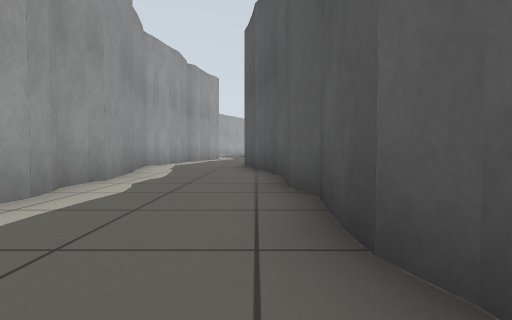
view 1 (above)

12 first-person views from a walk through a Gazebo world. The camera is 0.5 m above the floor, tilts 2° down and sees 80° across. The floor is counted in squares, 1 m on a side. Each view is taken from the middle of a square. On the plan, view 1 faces up. The plan holds only what a view shows up to about 9 squares ahead; the rest is blank. The place goes on beyond the plan.

view 2
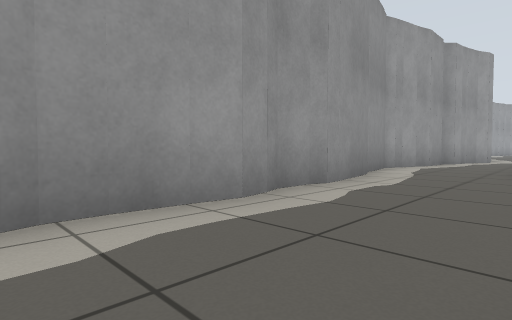

view 3
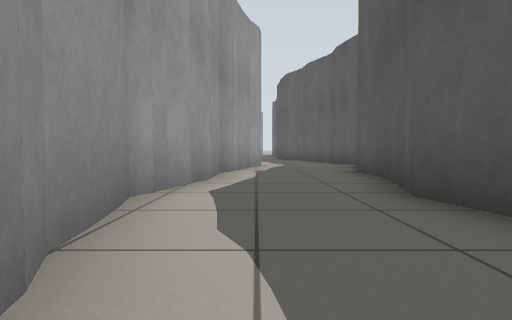

view 4
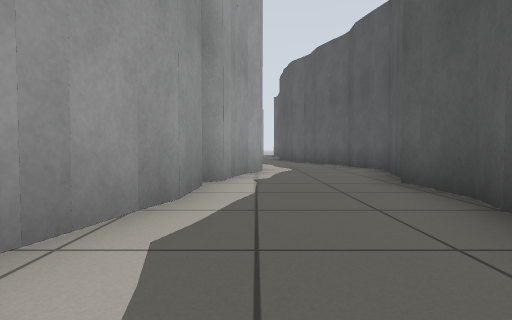

view 5
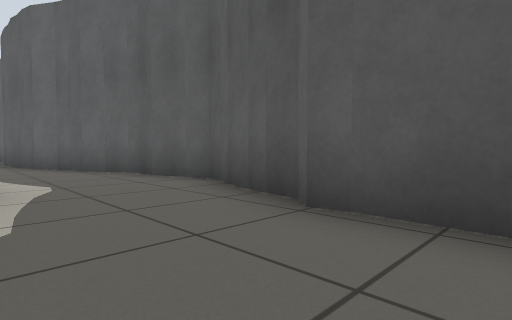

view 6
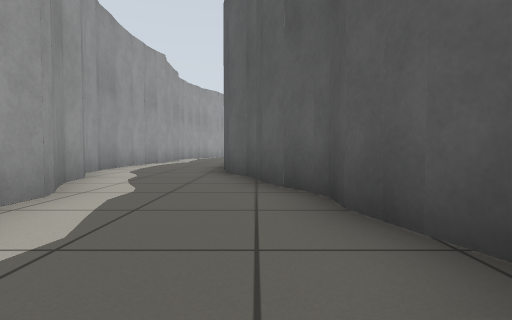

view 7
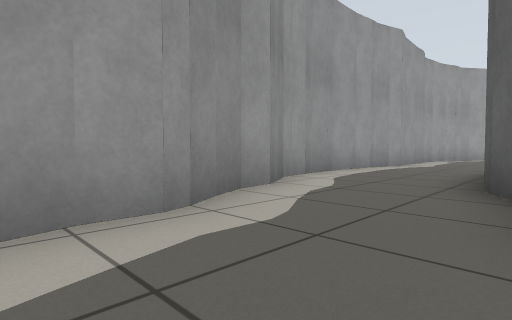

view 8
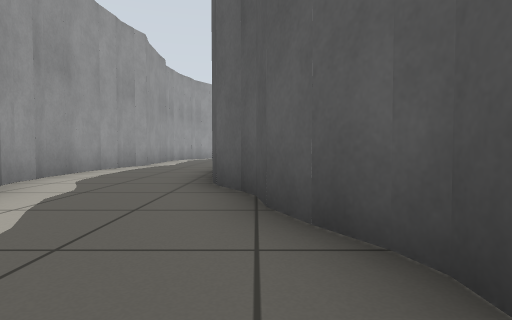

view 9
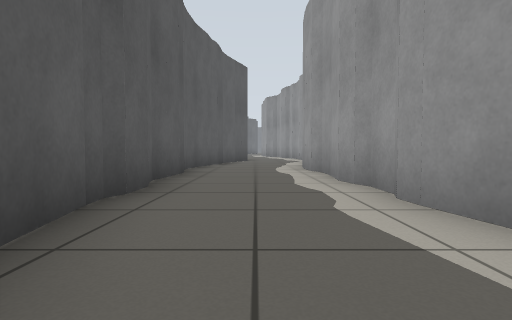

view 10
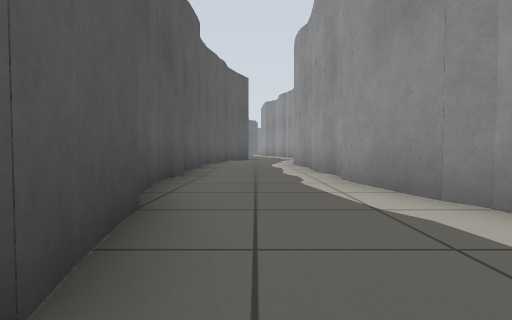

view 11
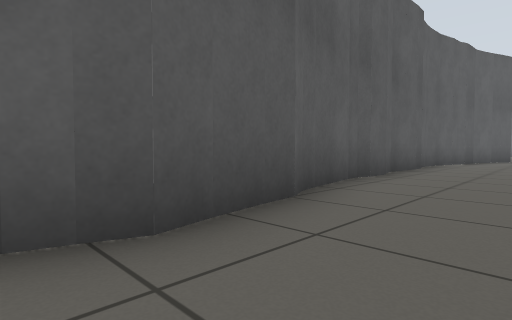

view 12
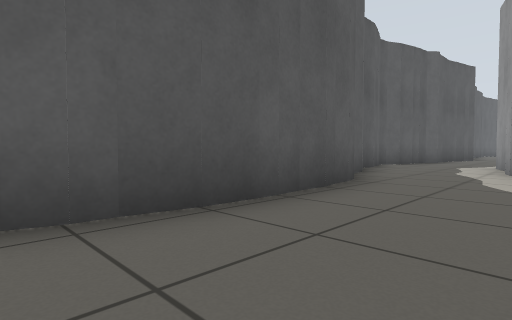

### Floor plan
Points are (right, up) in squares from view 1. A wall is a line through its corners. A room is listed if a view was taken in it or the views show most of it. See-through windows are left out.
Room 1 (views 1, 2)
walls: (-2.3, 1.1) (-2.2, 0.1); (0.4, 1.3) (0.5, 2.6); (-2.2, 0.2) (-2.3, -0.3); (-2.5, 1.5) (-2.3, 0.9); (0.9, 0.3) (0.8, 1); (-2.5, 2.6) (-2.5, 1.4); (0.6, 2.5) (0.7, 3.2); (0.5, -1.1) (0.7, -0.6) (0.8, 0.7) (0.5, 1.4); (0.5, 3.1) (0.4, 3.7); (-2.3, 3.3) (-2.4, 2.5)
ways out: opening at (-1, 4) to room 2
Room 2 (views 3, 4, 5, 9, 10, 11)
walls: (0, 7.9) (-0.3, 9.2) (-0.1, 9.9); (0.2, 7) (0, 7.4) (-0.1, 8); (-2.8, 7.2) (-2.4, 5) (-2.5, 4.8) (-2.5, 3.8) (-2.3, 3.3); (0, 9.7) (0.1, 10.6); (-3, 7.5) (-2.8, 6.9); (0.1, 10.4) (0.3, 11) (0.3, 12.3); (-3.2, 9.6) (-3.4, 9.1); (0.5, 4.9) (0.5, 5.4); (-2.8, 11.1) (-3.2, 9.5) (-2.8, 7.4); (-2.7, 4.7) (-2.7, 4); (0.4, 4.5) (0.7, 5.2) (0.2, 7.1); (0.2, 3.9) (0.2, 4.6); (0.3, 12.1) (0.2, 12.5); (-2.6, 12.2) (-2.6, 11); (-2.4, 3.7) (-2.3, 3.1); (-2.5, 12.9) (-2.9, 12.5)
ways out: opening at (-1, 4) to room 1; opening at (-1, 13) to room 3
Room 3 (views 6, 7, 8)
walls: (-1.8, 15.1) (-2.2, 13.7); (-2.3, 16.7) (-1.8, 15) (-2.2, 14.3); (-2.5, 17.5) (-2.4, 17); (0.4, 17.9) (0.1, 18.6); (1.1, 14.8) (1.1, 15.3); (-2.3, 13.9) (-2.4, 13.4); (-2.6, 18.1) (-2.2, 17.3) (-2.2, 16.5); (0.1, 18.5) (0, 19.3) (-0.2, 19.7); (0.6, 13.7) (0.8, 14.4) (1.2, 15.1) (0.7, 16.5) (0.8, 17.3) (0.3, 18.1); (-2.3, 13.3) (-2.4, 12.7); (0.2, 12.5) (0.5, 12.9) (0.6, 13.8)
ways out: opening at (-1, 13) to room 2; opening at (-2, 19) to room 4
Room 4 (view 12)
walls: (-0.8, 21.9) (-0.8, 22.6); (-0.8, 21.4) (-0.8, 24.5); (-0.7, 21.1) (-0.8, 21.5); (-3.8, 22.5) (-3.6, 20.4) (-3.2, 19.7) (-3, 19.3) (-2.9, 18.6); (-0.8, 23.5) (-0.7, 24.2); (-3.9, 21.5) (-3.7, 21); (-0.6, 20.6) (-0.7, 21.2); (-3.6, 20.6) (-3.5, 20.1); (-0.5, 20.2) (-0.6, 20.7); (-3.8, 23.6) (-3.8, 21.4); (-3.7, 24.2) (-3.8, 23.4); (-0.2, 19.6) (-0.6, 20.3); (-3.7, 24.6) (-3.7, 24.1); (-2.9, 18.7) (-2.6, 18); (-3.4, 25.5) (-3.7, 24.4)
ways out: opening at (-2, 19) to room 3

Where each view was taken, in squares from view 1:
view 1: 0 up, 0 right, facing up
view 2: 1 up, 0 right, facing up-left
view 3: 6 up, 2 left, facing up
view 4: 8 up, 2 left, facing up
view 5: 11 up, 2 left, facing up-right
view 6: 14 up, 0 right, facing up
view 7: 16 up, 0 right, facing up-left
view 8: 16 up, 0 right, facing up
view 9: 8 up, 1 left, facing down
view 10: 10 up, 1 left, facing down
view 11: 10 up, 2 left, facing down-right
view 12: 25 up, 3 left, facing down-right
